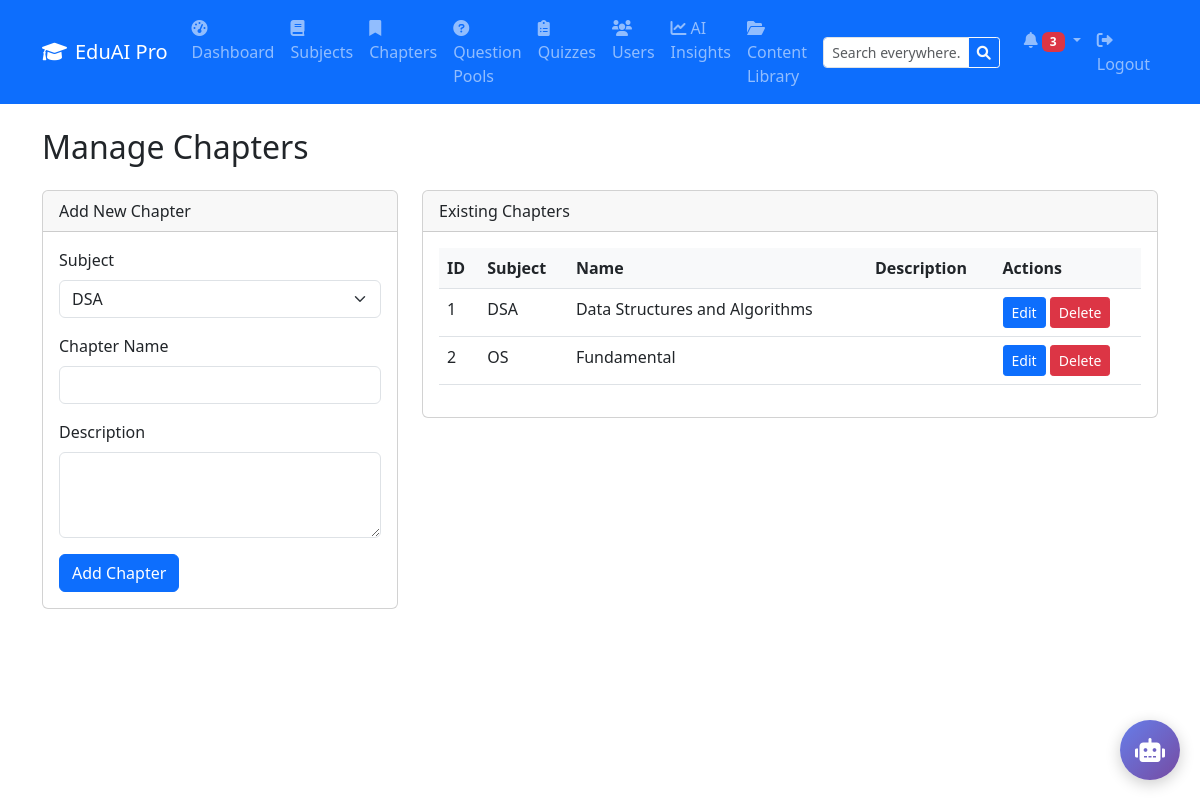
The app's page /admin/chapters (signed in), older data.
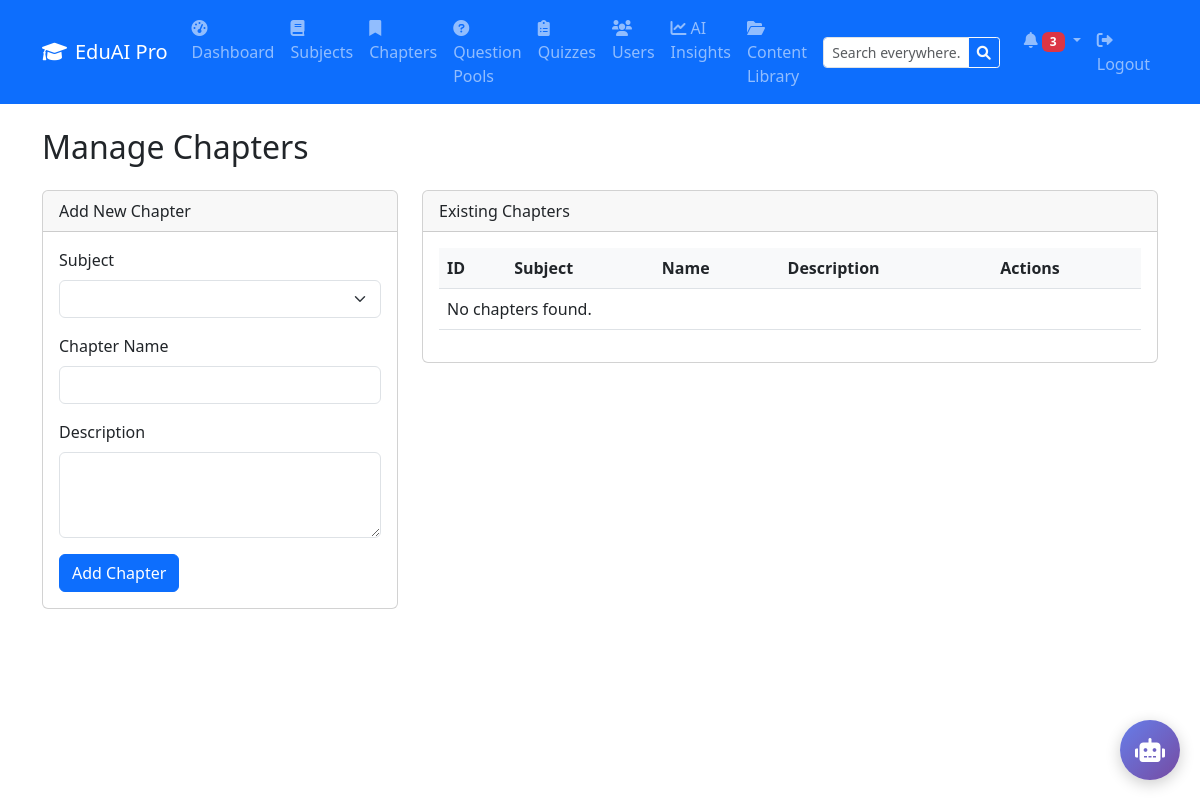
The same page, newer data.
### models.py (models this page shows)
class Chapter(db.Model):
    __tablename__ = 'chapters'
    id = db.Column(db.Integer, primary_key=True, autoincrement=True)
    subject_id = db.Column(db.Integer, db.ForeignKey('subjects.id'), nullable=False)
    name = db.Column(db.String(100), nullable=False)
    description = db.Column(db.Text)
    quizzes = db.relationship('Quiz', backref='chapter', lazy=True, cascade="all, delete-orphan")
    pools = db.relationship('QuestionPool', backref='chapter', lazy=True, cascade="all, delete-orphan")

class Subject(db.Model):
    __tablename__ = 'subjects'
    id = db.Column(db.Integer, primary_key=True, autoincrement=True)
    name = db.Column(db.String(100), nullable=False)
    description = db.Column(db.Text)
    chapters = db.relationship('Chapter', backref='subject', lazy=True, cascade="all, delete-orphan")

### app.py (the view, shortened to what this page needs)
@app.route('/admin/chapters', methods=['GET', 'POST'])
@admin_required
def admin_chapters():
    subjects = Subject.query.all()
    chapters = Chapter.query.all()
    return render_template('admin/chapters.html', subjects=subjects, chapters=chapters)

### app.py (called while the page is built)
def admin_required(f):
    @wraps(f)
    def decorated_function(*args, **kwargs):
        if 'user_id' not in session:
            flash('Please log in to access this page', 'warning')
            return redirect(url_for('login'))
        user = db.session.get(User, session['user_id'])
        if not user or not user.is_admin:
            flash('You do not have permission to access this page', 'danger')
            return redirect(url_for('dashboard'))
        return f(*args, **kwargs)
    return decorated_function

### templates/admin/chapters.html (shortened to what this page needs)
{% extends 'base.html' %}
{% block content %}
<h2>Manage Chapters</h2>
<div class="row mt-4">
    <div class="col-md-4">
        <div class="card">
            <div class="card-header">Add New Chapter</div>
            <div class="card-body">
                <form method="POST" action="{{ url_for('admin_chapters') }}">
                    <div class="mb-3">
                        <label for="subject_id" class="form-label">Subject</label>
                        <select class="form-select" id="subject_id" name="subject_id" required>
                            {% for subject in subjects %}
                                <option value="{{ subject.id }}">{{ subject.name }}</option>
                            {% endfor %}
                        </select>
                    </div>
                    <div class="mb-3">
                        <label for="name" class="form-label">Chapter Name</label>
                        <input type="text" class="form-control" id="name" name="name" required>
                    </div>
                    <div class="mb-3">
                        <label for="description" class="form-label">Description</label>
                        <textarea class="form-control" id="description" name="description" rows="3"></textarea>
                    </div>
                    <button type="submit" class="btn btn-primary">Add Chapter</button>
                </form>
            </div>
        </div>
    </div>
    <div class="col-md-8">
        <div class="card">
            <div class="card-header">Existing Chapters</div>
            <div class="card-body">
                <table class="table">
                    <thead>
                        <tr>
                            <th>ID</th>
                            <th>Subject</th>
                            <th>Name</th>
                            <th>Description</th>
                            <th>Actions</th>
                        </tr>
                    </thead>
                    <tbody>
                        {% for chapter in chapters %}
                            <tr>
                                <td>{{ chapter.id }}</td>
                                <td>{{ chapter.subject.name }}</td>
                                <td>{{ chapter.name }}</td>
                                <td>{{ chapter.description }}</td>
                                <td>
                                    <a href="{{ url_for('edit_chapter', chapter_id=chapter.id) }}" class="btn btn-sm btn-primary">Edit</a>
                                    <a href="{{ url_for('delete_chapter', chapter_id=chapter.id) }}" class="btn btn-sm btn-danger" onclick="return confirm('Are you sure you want to delete this chapter?')">Delete</a>
                                </td>
                            </tr>
                        {% else %}
                            <tr>
                                <td colspan="5">No chapters found.</td>
                            </tr>
                        {% endfor %}
                    </tbody>
                </table>
            </div>
        </div>
    </div>
</div>
{% endblock %}

Row changes from the older to the newer data that the page shows:
removed Chapter: id "1", subject.name "DSA", name "Data Structures and Algorithms"
removed Chapter: id "2", subject.name "OS", name "Fundamental"
Text that changed along with them:
form field subject_id: "DSA" → (not shown)
text now shown: "No chapters found."
